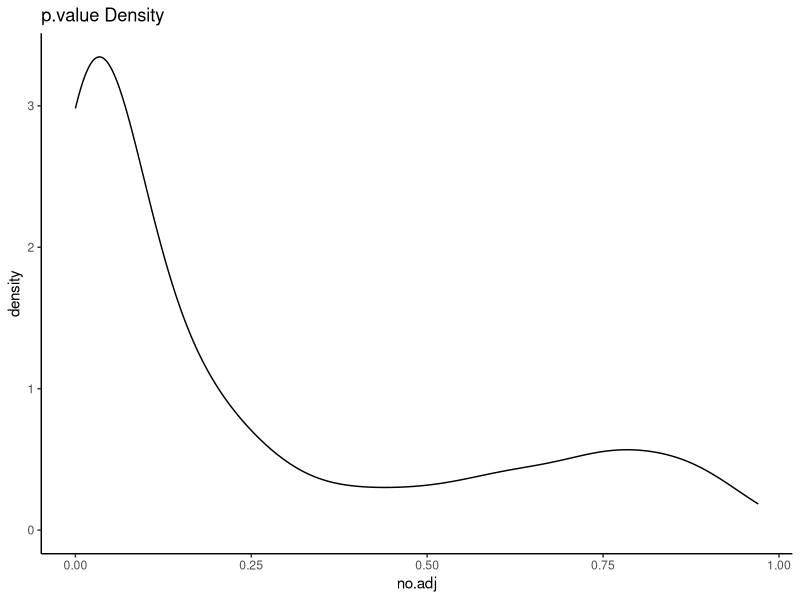
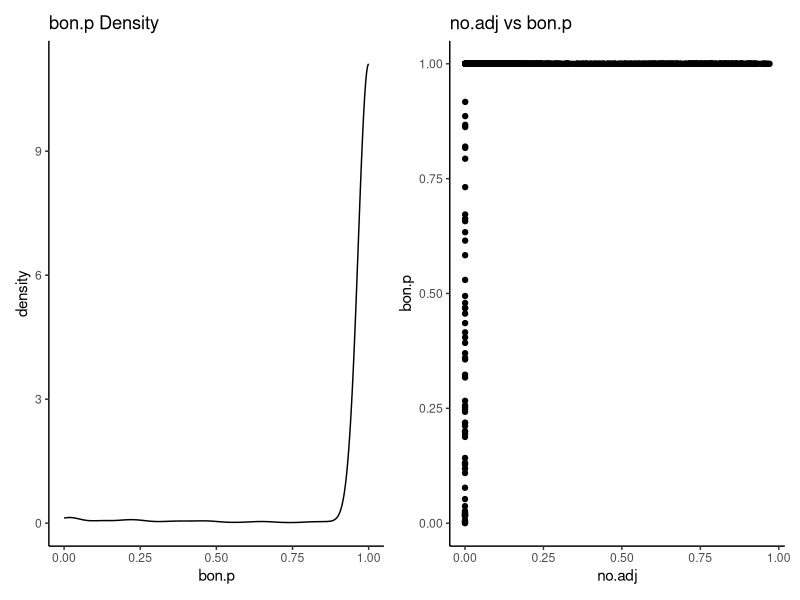
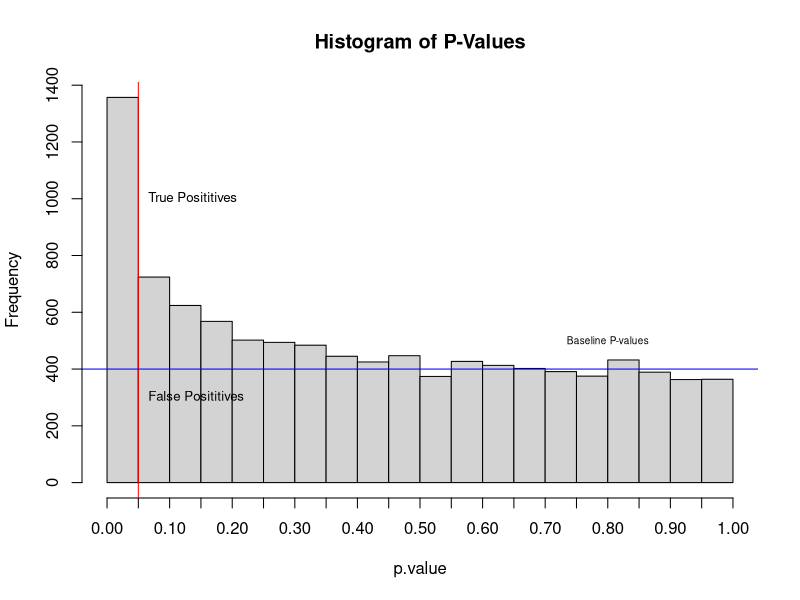
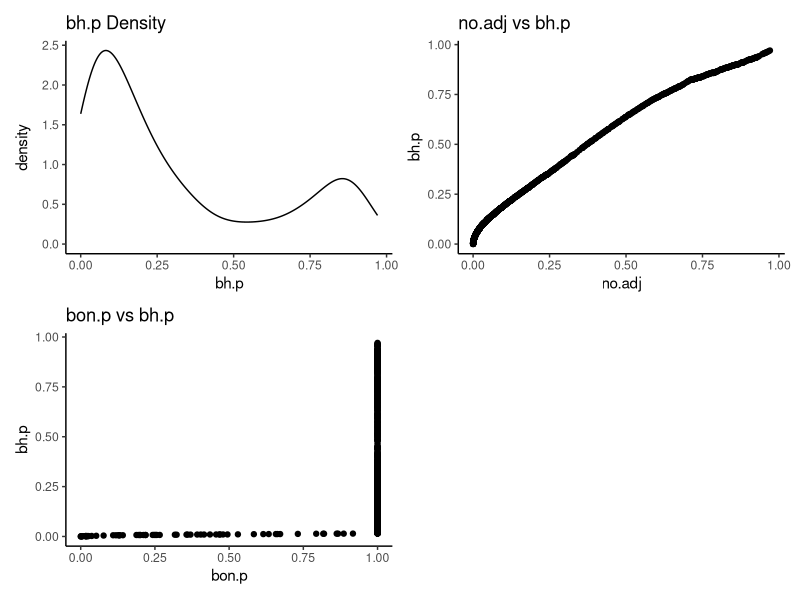

These figures' R source, in order:
## ---- chunk 1
#install.packages("ggplot2")
#install.packages("patchwork")
library(ggplot2)
library(patchwork)
## ---- chunk 2
#generate data set of p-values from 0-1.0
#first beta function is highly positively skewed
#second beta function is highly negatively skewed but less numerous
no.adj <- sort(c(rbeta(1000,.5,5),rbeta(300,5,2)))

#summary statistics
summary(no.adj)
#smallest p values
head(no.adj)
#largest p values
tail(no.adj)

#average number of significant p-values/1300 from 100 trials of 1300
adj <- matrix(NA, nrow=100, ncol=1)
beta <- matrix(NA, nrow=1000, ncol=1300)
for (i in 1:100){
  beta[i,] <- sort(c(rbeta(1000,.5,5),rbeta(300,5,2)))
  adj[i,] <- length(which(beta[i,] <=0.05))
}
mean(adj)
## ---- chunk 3
#convert to df for plotting
p.value <- as.data.frame(no.adj)

#visualize data set as density plot
ggplot(p.value, aes(x=no.adj)) +
  geom_density() +
  ggtitle("p.value Density") +
  theme_classic()
## ---- chunk 4
#perform bonferroni p-value adjustment
bon.p <- p.adjust(no.adj, method="bonferroni")

#summary statistics
summary(bon.p)
#smallest p values
head(bon.p)
#largest p values
tail(bon.p)

#average number of significant p-values/1300 from 100 trials of 1300
bon <- matrix(NA, nrow=100, ncol=1)
for (i in 1:100){
  beta[i,] <- p.adjust(beta[i,], method="bonferroni")
  bon[i,] <- length(which(beta[i,] <=0.05))
}
mean(bon)
#average number of ~1.0 p-values/1300 from 100 trials of 1300
for (i in 1:100){
  bon[i,] <- length(which(beta[i,] >=0.999))
}
mean(bon)
## ---- chunk 5
#convert to df for plotting
p.value$bon.p <- bon.p

#visualize data set
#density plot
p1 <- ggplot(p.value, aes(x=bon.p)) +
  geom_density() +
  ggtitle("bon.p Density") +
  theme_classic()
#scatterplot no.adj vs bon.p
p2 <- ggplot(p.value, aes(x=no.adj, y=bon.p)) +
  geom_point() +
  ggtitle("no.adj vs bon.p") +
  theme_classic()
wrap_plots(p1,p2,ncol=2)
## ---- chunk 6
#generate uniform data set + positive skewed data set
demo <- c(runif(5000,0,1),(runif(5000,0,1))^2)

#visualize with histogram
hist(demo, breaks=20, main="Histogram of P-Values", xlab="p.value", xaxt = "n")
#change x axis (1) ticks
axis(1,at=c(rep(0:20)/20))
#significance cutoff
abline(v=0.05,col="red")
#baseline uniform p-values
abline(h=400,col="blue")
#in plot text
text(xy.coords(0.05,1000),pos=4,cex=0.8,label="True Posititives")
text(xy.coords(0.05,300),pos=4,cex=0.8,label="False Posititives")
text(xy.coords(0.8,500),cex=0.6,label="Baseline P-values")
## ---- chunk 7
#perform benjamini-hochberg p-value adjustment
bh.p <- p.adjust(no.adj, method="fdr")
#summary statistics
summary(bh.p)
#smallest p values
head(bh.p)
#largest p values
tail(bh.p)

#average number of significant p-values/1300 from 100 trials of 1300
bh <- matrix(NA, nrow=100, ncol=1)
for (i in 1:100){
  beta[i,] <- sort(c(rbeta(1000,.5,5),rbeta(300,5,2)))
  beta[i,] <- p.adjust(beta[i,], method="fdr")
  bh[i,] <- length(which(beta[i,] <=0.05))
}
mean(bh)
#average number of ~1.0 p-values/1300 from 100 trials of 1300
for (i in 1:100){
  bh[i,] <- length(which(beta[i,] >=0.999))
}
mean(bh)
## ---- chunk 8
#convert to df for plotting
p.value$bh.p <- bh.p

#visualize data set
#density plot
p1 <- ggplot(p.value, aes(x=bh.p)) +
  geom_density() +
  ggtitle("bh.p Density") +
  theme_classic()
#scatterplot no.adj vs bh.p
p2 <- ggplot(p.value, aes(x=no.adj, y=bh.p)) +
  geom_point() +
  ggtitle("no.adj vs bh.p") +
  theme_classic()
#scatterplot bon.p vs bh.p
p3 <- ggplot(p.value, aes(x=bon.p, y=bh.p)) +
  geom_point() +
  ggtitle("bon.p vs bh.p") +
  theme_classic()
wrap_plots(p1,p2,p3,ncol=2)
